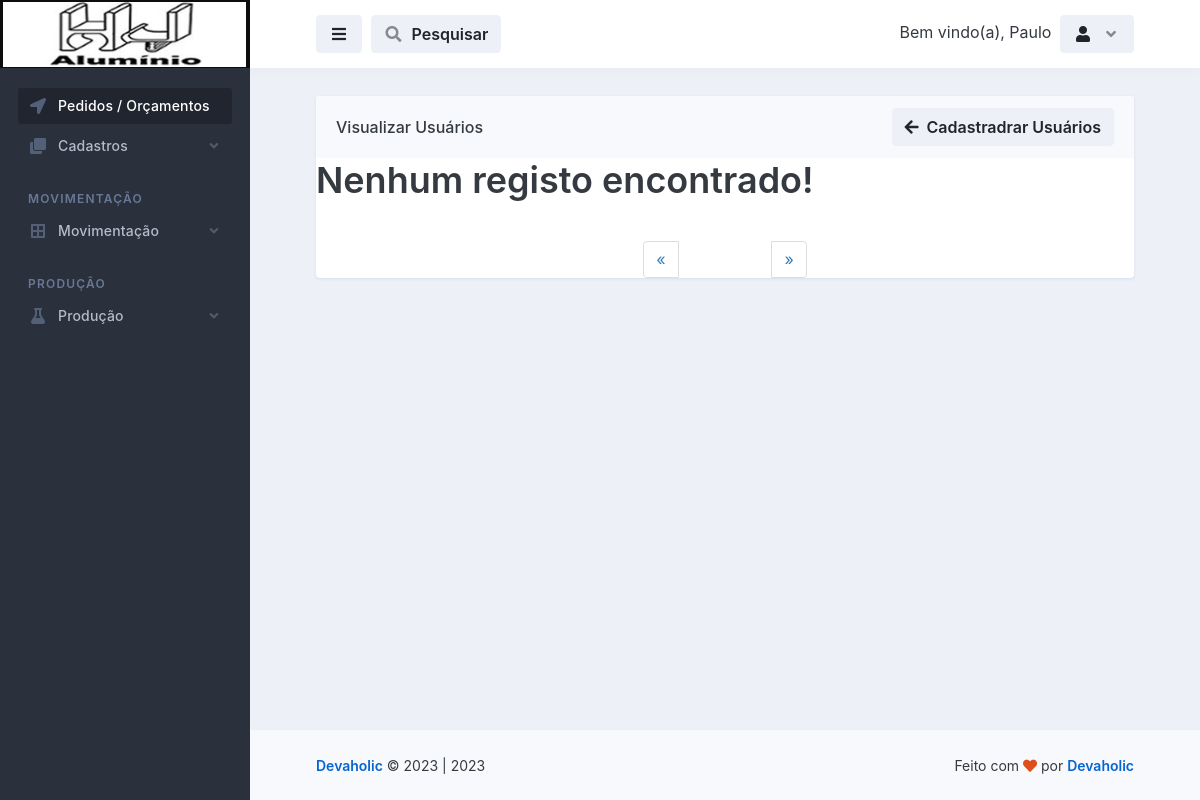
The page /basicos_usuarios/visualizar_usuarios.php (signed in) on the database as committed earlier.
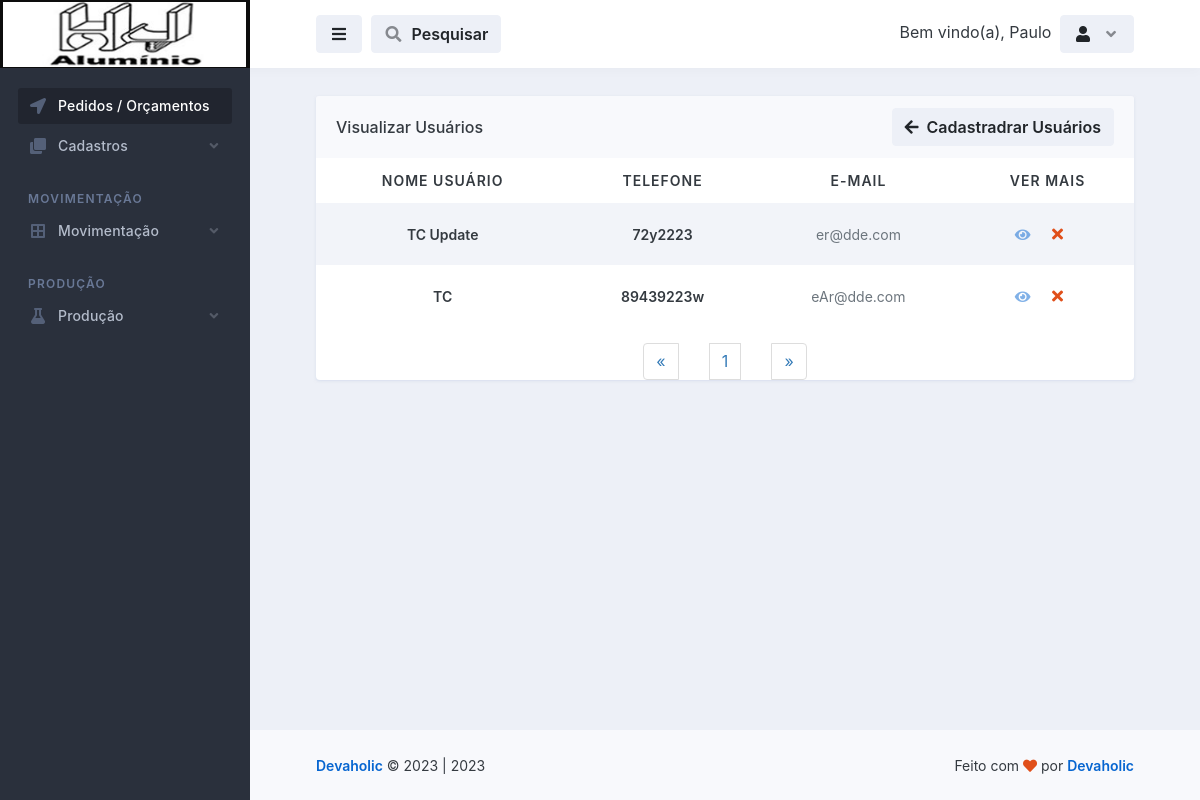
The same page on the database as committed later.
### tables this page shows
CREATE TABLE `logado` (
  `id` int(11) NOT NULL,
  `nome` varchar(50) NOT NULL,
  `email` varchar(100) NOT NULL,
  `senha` varchar(50) NOT NULL,
  `parceiro_colaborador` varchar(100) NOT NULL,
  `cpf` int(100) NOT NULL,
  `rg` int(20) NOT NULL,
  `cep` int(20) NOT NULL,
  `endereco` varchar(100) NOT NULL,
  `telefone` varchar(50) NOT NULL,
  `complemento` varchar(100) NOT NULL,
  `bairro` varchar(100) NOT NULL,
  `cidade` varchar(100) NOT NULL,
  `uf` varchar(20) NOT NULL,
  `nascimento` varchar(100) NOT NULL,
  `nivel` varchar(20) NOT NULL
);

CREATE TABLE `basicos_usuarios` (
  `id` int(11) NOT NULL,
  `nome_ususario` varchar(100) NOT NULL,
  `telefone_usuario` varchar(100) NOT NULL,
  `email_login` varchar(100) NOT NULL,
  `libera_xml_pedido` varchar(100) NOT NULL,
  `libera_painel_producao` varchar(100) NOT NULL,
  `desconto_maximo` decimal(10,0) NOT NULL,
  `grupo_de_usuarios` varchar(255) NOT NULL,
  `observacao` text NOT NULL,
  `ultima_alteracao` date NOT NULL,
  `ativo` varchar(20) NOT NULL
);

### database.php (called while the page is built, shortened)
<?php
    class database
    {
        public $server = 'localhost';
        public $user = 'root';
        public $pass = '';
        public $bdn = 'maxportas';
        public function __construct()
        {
            try{
            $this->conn = new PDO('mysql:host='.$this->server.'; dbname='.$this->bdn, $this->user, $this->pass);
            } catch(PDOException $e){
                echo "Error $e";
            }
        }
    }
?>

### controllers/controllers_basicos_usuarios.php (called while the page is built, shortened)
<?php
    include "../database.php";
class controllers_basicos_usuarios extends database
{
    public function selecionar_basicos_usuarios()
    {
        $selecionar_basicos_usuarios = $this->conn->prepare("SELECT * FROM basicos_usuarios ORDER BY id DESC");
        $selecionar_basicos_usuarios->execute();
        $resulbasicos_usuarios = $selecionar_basicos_usuarios->fetchAll(PDO::FETCH_ASSOC);
        return $resulbasicos_usuarios;
    }
}
?>

### basicos_usuarios/visualizar_usuarios.php (the view, shortened to what this page needs)
<?php
    $servidor = "localhost";
$usuario = "root";
$senha = "";
$dbname = "maxportas";
$conn = mysqli_connect($servidor, $usuario, $senha, $dbname);
$pagina = (isset($_GET['pagina']))? $_GET['pagina'] : 1;
$result_basicos_usuarios = "SELECT * FROM basicos_usuarios";
$resultado_basicos_usuarios = mysqli_query($conn, $result_basicos_usuarios);
$total_basicos_usuarios = mysqli_num_rows($resultado_basicos_usuarios);
$quantidade_pg = 10;
$num_pagina = ceil($total_basicos_usuarios/$quantidade_pg);
$incio = ($quantidade_pg*$pagina)-$quantidade_pg;
$result_basicos_usuarios = "SELECT * FROM basicos_usuarios limit $incio, $quantidade_pg";
$resultado_basicos_usuarios = mysqli_query($conn, $result_basicos_usuarios);
?>
<!doctype html>
<html lang="en">
  <head>
    <link rel="stylesheet" id="css-main" href="../assets/css/dashmix.min.css">
    <link rel="stylesheet" href="../assets/css/pagination.css">
  </head>
  <body>
    <div id="page-container" class="sidebar-o sidebar-dark enable-page-overlay side-scroll page-header-fixed main-content-narrow">
    <?php require_once "../template/sidebar.php" ?>
<header id="page-header">
    <div class="content-header">
    <div class="space-x-1">
        <button type="button" class="btn btn-alt-secondary" data-toggle="layout" data-action="sidebar_toggle">
        <i class="fa fa-fw fa-bars"></i>
        </button>
            <button type="button" class="btn btn-alt-secondary" data-toggle="layout" data-action="header_search_on">
              <i class="fa fa-fw opacity-50 fa-search"></i> <span class="ms-1 d-none d-sm-inline-block">Pesquisar</span>
            </button>
    </div>
    <?php require_once "../template/btn_logout.php"; ?>
    </div>
</header>
      <main id="main-container">
        <div class="content content-full content-boxed">
          <div class="row">
            <div class="col-md-12">
              <div class="block block-rounded block-mode-loading-refresh">
                <div class="block-header block-header-default">
                  <h3 class="block-title">
                    Visualizar Usuários
                  </h3>
                  <a class="btn btn-alt-secondary" href="usuarios.php">
                    <i class="fa fa-arrow-left me-1"></i> Cadastradrar Usuários
                  </a>
                </div>
                <div class="table-responsive">
                  <table class="table table-striped table-hover table-borderless table-vcenter fs-sm">
                  <?php
                    require_once "../controllers/controllers_basicos_usuarios.php";
                    $selecionar_basicos_usuarios = new controllers_basicos_usuarios();
                    $result_basicos_usuarios = $selecionar_basicos_usuarios->selecionar_basicos_usuarios();
                    if(count($result_basicos_usuarios) > 0)
                    { ?>
                    <thead style="text-align: center;">
                      <tr class="text-uppercase">
                        <th>Nome Usuário</th>
                        <th>Telefone</th>
                        <th>E-Mail</th>
                        <th>Ver Mais</th>
                      </tr>
                    </thead>
                    <?php }?>
                    <tbody style="text-align: center;">
                        <?php
                            require_once "../controllers/controllers_basicos_usuarios.php";
                            $selecionar_basicos_usuarios = new controllers_basicos_usuarios();
                            $result_basicos_usuarios = $selecionar_basicos_usuarios->selecionar_basicos_usuarios();
                            if(count($result_basicos_usuarios) > 0)
                            {
                              while($row_basicos_usuarios = mysqli_fetch_assoc($resultado_basicos_usuarios)){ ?>
                                <tr style="text-align: center;">
                                  <td>
                                      <span class="fw-semibold"><?php echo $row_basicos_usuarios['nome_ususario']; ?></span>
                                  </td>
                                  <td>
                                      <span class="fw-semibold"><?php echo $row_basicos_usuarios['telefone_usuario']; ?></span>
                                  </td>
                                  <td>
                                    <span class="fs-sm text-muted"><?php echo $row_basicos_usuarios['email_login'];?></span>
                                  </td>
                                  <td class="text-center text-nowrap fw-medium" style="display: flex; justify-content: center; align-items: center;">
                                    <a href="vermais_basicos_usuarios.php?view_basicos_usuarios=<?php $idCriptografado = base64_encode($row_basicos_usuarios['id']); echo $idCriptografado;?>">
                                        <i class="fa fa-eye me-1 opacity-50"></i>
                                    </a>
                                    <?php
                                       echo "<button class='btn' onclick='abrirModal(".$row_basicos_usuarios['id'].")'><i class='fa fa-fw fa-times text-danger'></i></button>";
                                      ?>
                                  </td>
                                </tr>
                          <?php } } else { echo "<h1>Nenhum registo encontrado!</h1>"; } ?>
                    </tbody>
                  </table>
                  <?php
                    $pagina_anterior = $pagina - 1;
                    $pagina_posterior = $pagina + 1;
                  ?>
                <nav class="text-center">
                  <ul class="pagination" style="display: flex; align-items: center; justify-content: space-between; width: 20%; margin: auto;">
                    <li>
                      <?php
                      if($pagina_anterior != 0){ ?>
                        <a href="visualizar_basicos_usuarios.php?pagina=<?php echo $pagina_anterior; ?>" aria-label="Previous">
                          <span aria-hidden="true">&laquo;</span>
                        </a>
                      <?php }else{ ?>
                        <span aria-hidden="true">&laquo;</span>
                      <?php }  ?>
                    </li>
                    <?php
                    for($i = 1; $i < $num_pagina + 1; $i++){ ?>
                      <li><a href="visualizar_basicos_usuarios.php?pagina=<?php echo $i; ?>"><?php echo $i; ?></a>
                      </li>
                    <?php } ?>
                    <li>
                      <?php
                      if($pagina_posterior <= $num_pagina){ ?>
                        <a href="visualizar_basicos_usuarios.php?pagina=<?php echo $pagina_posterior; ?>" aria-label="Previous">
                          <span aria-hidden="true">&raquo;</span>
                        </a>
                      <?php }else{ ?>
                        <span aria-hidden="true">&raquo;</span>
                      <?php }  ?>
                    </li>
                  </ul>
                </nav>
                </div>
                </div>
              </div>
        </div>
      </main>
      <?php require_once "../template/footer.php" ?>
    </div>
  </body>
</html>

### template/sidebar.php (shortened to what this page needs)
<nav id="sidebar" aria-label="Main Navigation">
    <div style="background-color: black;">
        <div class="content-header bg-white-5">
        <a class="fw-semibold text-white tracking-wide" href="../dashboard/dashboard.php">
            <span class="smini-hidden">
            <img style="margin-left: -15px; height: 65px; width: 132%;" src="../assets/img/logoHJ-Aluminio-Sidebarr.jpg" alt="logoHJ-Alumínio">
            </span>
        </a>
        </div>
    </div>
    <div class="js-sidebar-scroll">
        <div class="content-side">
        <ul class="nav-main">
            <li class="nav-main-item">
            <a class="nav-main-link active" href="../dashboard/dashboard.php">
                <i class="nav-main-link-icon fa fa-location-arrow"></i>
                <span class="nav-main-link-name">Pedidos / Orçamentos</span>
            </a>
            </li>
            <li class="nav-main-item">
            <a class="nav-main-link nav-main-link-submenu" data-toggle="submenu" aria-haspopup="true" aria-expanded="false" href="#">
                <i class="nav-main-link-icon fa fa-clone"></i>
                <span class="nav-main-link-name">Cadastros</span>
            </a>
            </li>
            <li class="nav-main-heading">Movimentação</li>
            <li class="nav-main-item">
            <a class="nav-main-link nav-main-link-submenu" data-toggle="submenu" aria-haspopup="true" aria-expanded="false" href="#">
                <i class="nav-main-link-icon fa fa-border-all"></i>
                <span class="nav-main-link-name">Movimentação</span>
            </a>
            </li>
            <li class="nav-main-heading">Produção</li>
            <li class="nav-main-item">
            <a class="nav-main-link nav-main-link-submenu" data-toggle="submenu" aria-haspopup="true" aria-expanded="false" href="#">
                <i class="nav-main-link-icon fa fa-flask"></i>
                <span class="nav-main-link-name">Produção</span>
            </a>
            </li>
        </ul>
        </div>
    </div>
</nav>

### template/btn_logout.php (shortened to what this page needs)
<?php
    include "../conexao-bd.php";
    $email = $_SESSION['email'];
    $selecinarUserLogado = $conn->prepare("SELECT * FROM logado WHERE email = :email");
    $selecinarUserLogado->bindValue(':email', $email);
    $selecinarUserLogado->execute();
    $row = $selecinarUserLogado->fetch(PDO::FETCH_ASSOC);
?>
<div class="space-x-1">
    <div class="dropdown d-inline-block">
        <span class="d-sm-inline-block">Bem vindo(a), <?php echo $row['nome']; ?></span>
    </div>
    <div class="dropdown d-inline-block">
    <button type="button" class="btn btn-alt-secondary" id="page-header-user-dropdown" data-bs-toggle="dropdown" aria-haspopup="true" aria-expanded="false">
        <i class="fa fa-fw fa-user"></i>
        <i class="fa fa-fw fa-angle-down opacity-50 ms-1 d-none d-sm-inline-block"></i>
    </button>
    </div>
</div>

### template/footer.php (shortened to what this page needs)
<footer id="page-footer" class="bg-body-light">
    <div class="content py-0">
        <div class="row fs-sm">
        <div class="col-sm-6 order-sm-2 mb-1 mb-sm-0 text-center text-sm-end">
            Feito com <i class="fa fa-heart text-danger"></i> por <a class="fw-semibold" href="http://devaholic.ao/" target="_blank">Devaholic</a>
        </div>
        <div class="col-sm-6 order-sm-1 text-center text-sm-start">
            <a class="fw-semibold" href="https://devaholic.ao" target="_blank">Devaholic</a> &copy; <span>2023 | <?php echo Date('Y'); ?></span>
        </div>
        </div>
    </div>
</footer>

### assets/css/pagination.css (style rules this page uses)
.pagination { display:inline-block;padding-left:0;margin:20px 0;border-radius:4px }
.pagination>li { display:inline }
.pagination>li>a,.pagination>li>span { position:relative;float:left;padding:6px 12px;margin-left:-1px;line-height:1.42857143;color:#337ab7;text-decoration:none;background-color:#fff;border:1px solid #ddd }
.pagination>li:first-child>a,.pagination>li:first-child>span { margin-left:0;border-top-left-radius:4px;border-bottom-left-radius:4px }
.pagination>li:last-child>a,.pagination>li:last-child>span { border-top-right-radius:4px;border-bottom-right-radius:4px }

Rows that differ between the two databases and show on the page:
added basicos_usuarios: nome_ususario "TC Update", telefone_usuario "72y2223", email_login "er@dde.com"
added basicos_usuarios: nome_ususario "TC", telefone_usuario "89439223w", email_login "eAr@dde.com"
Other text that changed with them:
text no longer shown: "Nenhum registo encontrado!"
text now shown: "NOME USUÁRIO TELEFONE E-MAIL VER MAIS"
new list line: "1"
